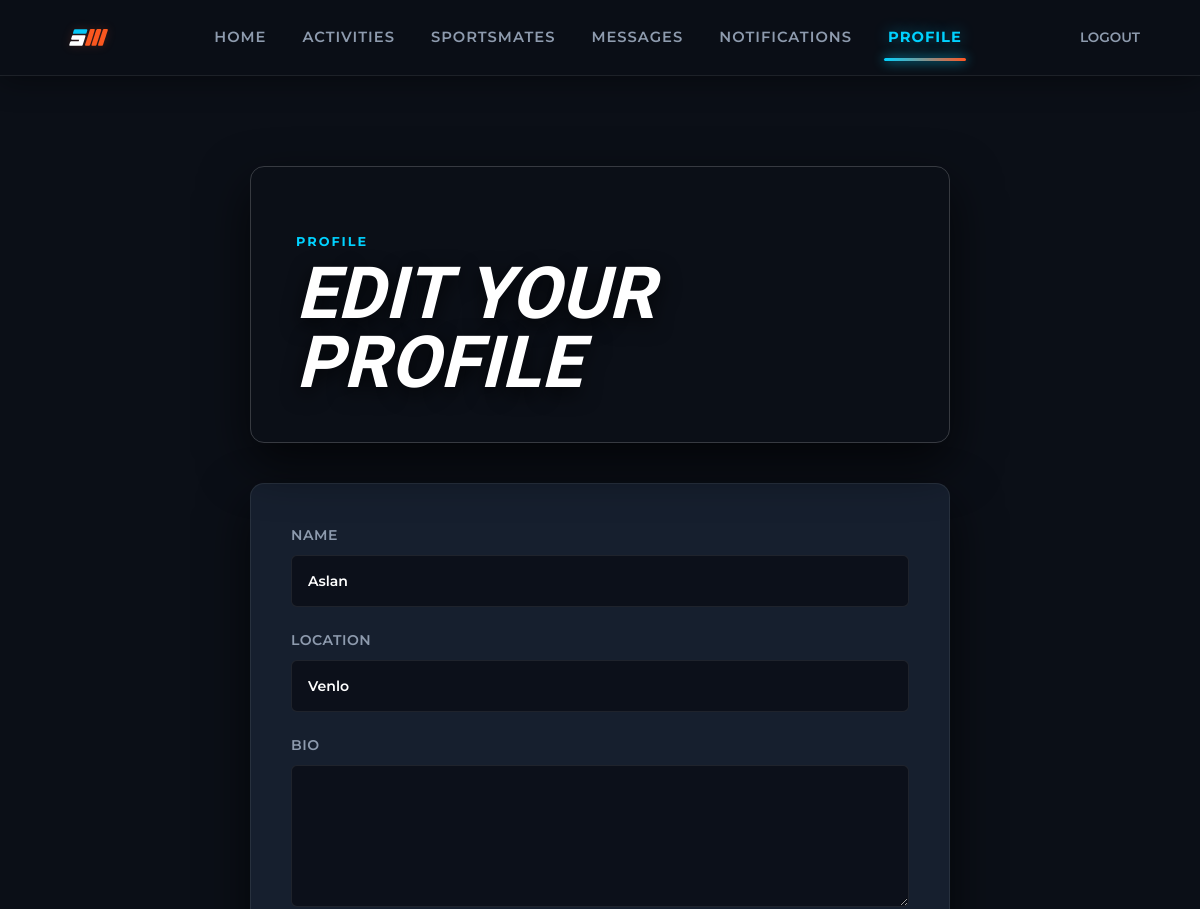
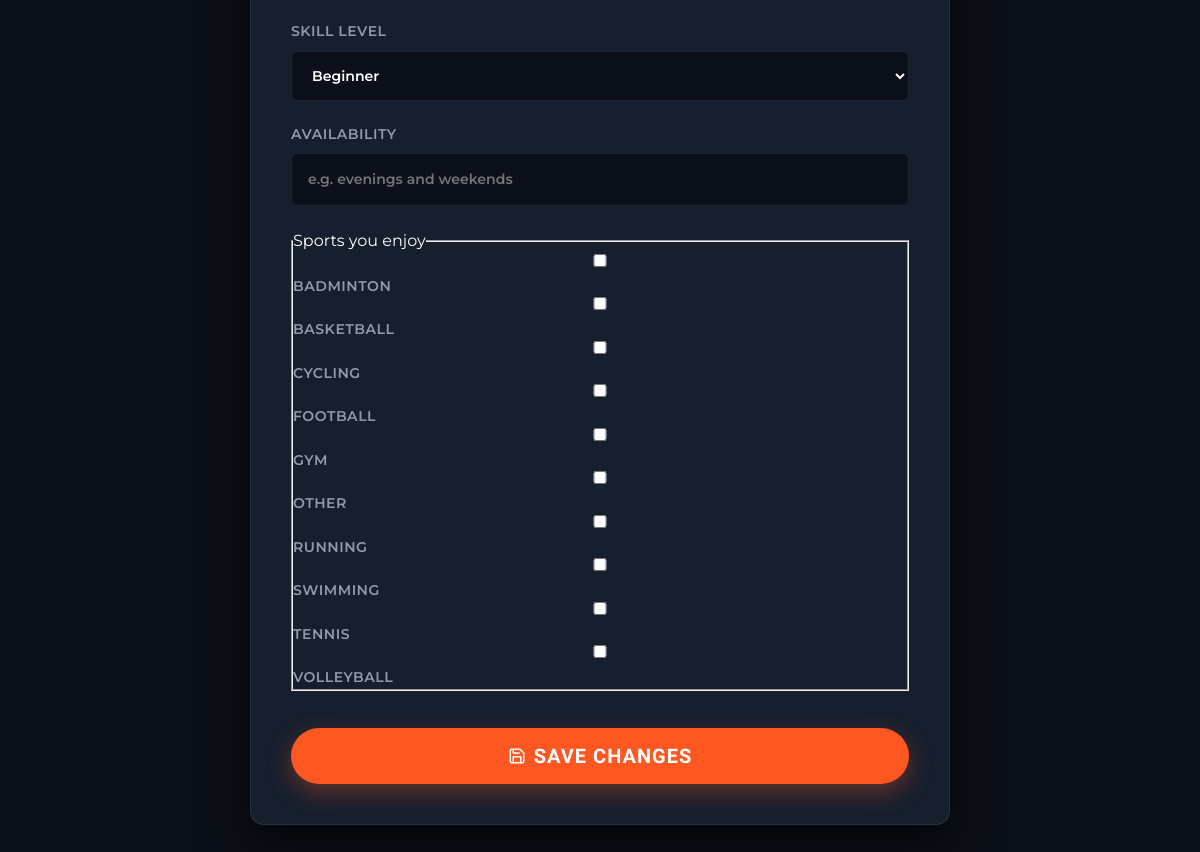
/profile/edit (signed in), run on the app's committed database (2 pictures, top to bottom).
### tables this page shows
CREATE TABLE users (
        id INTEGER PRIMARY KEY AUTOINCREMENT,
        name TEXT NOT NULL,
        email TEXT NOT NULL UNIQUE,
        password_hash TEXT NOT NULL,
        location TEXT DEFAULT '',
        bio TEXT DEFAULT '',
        skill_level TEXT DEFAULT 'Beginner',
        availability TEXT DEFAULT '',
        profile_image TEXT DEFAULT '',
        created_at TIMESTAMP DEFAULT CURRENT_TIMESTAMP
    );

CREATE TABLE sports (
        id INTEGER PRIMARY KEY AUTOINCREMENT,
        name TEXT NOT NULL UNIQUE
    );

### app.py (the view, shortened to what this page needs)
@app.route("/profile/edit", methods=["GET", "POST"])
def edit_profile():
    if not login_required():
        return redirect(url_for("login"))
    db = get_db()
    user = db.execute(
        "SELECT * FROM users WHERE id = ?",
        (session["user_id"],)
    ).fetchone()
    sports = db.execute(
        "SELECT * FROM sports ORDER BY name"
    ).fetchall()
    selected_sports = db.execute("""
        SELECT sport_id
        FROM user_sports
        WHERE user_id = ?
    """, (session["user_id"],)).fetchall()
    selected_ids = [row["sport_id"] for row in selected_sports]
    db.close()
    return render_template(
        "edit_profile.html",
        user=user,
        sports=sports,
        selected_ids=selected_ids
    )

### app.py (called while the page is built)
def current_user():
    if "user_id" not in session:
        return None
    db = get_db()
    user = db.execute(
        "SELECT * FROM users WHERE id = ?",
        (session["user_id"],)
    ).fetchone()
    db.close()
    return user

def login_required():
    return "user_id" in session

def get_unread_notifications():
    if not login_required():
        return 0
    db = get_db()
    result = db.execute("""
        SELECT COUNT(*) AS count
        FROM notifications
        WHERE user_id = ? AND is_read = 0
    """, (session["user_id"],)).fetchone()
    db.close()
    return result["count"]

@app.context_processor
def inject_globals():
    return {
        "current_user": current_user(),
        "notification_count": get_unread_notifications()
    }

### database.py (called while the page is built)
def get_db():
    conn = sqlite3.connect(DB_PATH)
    conn.row_factory = sqlite3.Row
    conn.execute("PRAGMA foreign_keys = ON")
    return conn

### templates/edit_profile.html (shortened to what this page needs)
{% extends "base.html" %}
{% block content %}
<div class="form-page">
    <div class="page-header">
        <div>
            <span class="eyebrow">PROFILE</span>
            <h1>Edit your profile</h1>
        </div>
    </div>
    <form method="POST" class="form form-card">
        <label>Name
            <input type="text" name="name" value="{{ user.name }}" required>
        </label>
        <label>Location
            <input type="text" name="location" value="{{ user.location }}">
        </label>
        <label>Bio
            <textarea name="bio" rows="5">{{ user.bio }}</textarea>
        </label>
        <label>Skill level
            <select name="skill_level">
                <option {% if user.skill_level == "Beginner" %}selected{% endif %}>Beginner</option>
            </select>
        </label>
        <label>Availability
            <input type="text" name="availability" value="{{ user.availability }}" placeholder="e.g. evenings and weekends">
        </label>
        <fieldset>
            <legend>Sports you enjoy</legend>
            <div class="checkbox-grid">
                {% for sport in sports %}
                <label class="checkbox-label">
                    <input type="checkbox" name="sports" value="{{ sport.id }}" {% if sport.id in selected_ids %}checked{% endif %}>
                    {{ sport.name }}
                </label>
                {% endfor %}
            </div>
        </fieldset>
        <button type="submit" class="btn" style="margin-top: 15px;">
            Save Changes
        </button>
    </form>
</div>
{% endblock %}

### static/css/style.css (style rules this page uses)
* { box-sizing: border-box; margin: 0; padding: 0; }
:root { --bg-canvas: #0B0F17; --bg-surface: #161F2E; --bg-surface-elevated: #1e2a3f; --cta-primary: #FF5722; --cta-hover: #E64A19; --accent-cyan: #00D2FF; --accent-cyan-faded: rgba(0, 210, 255, 0.15); --skill-amber: #FFC107; --skill-amber-faded: rgba(255, 193, 7, 0.15); --status-emerald: #10B981; --status-emerald-faded: rgba(16, 185, 129, 0.16); --text-primary: #FFFFFF; --text-muted: #8E9BAE; --border-subtle: rgba(255, 255, 255, 0.08); --border-highlight: rgba(255, 255, 255, 0.18); --font-body: 'Montserrat', sans-serif; --font-heading: 'Teko', sans-serif; --radius: 14px; --radius-sharp: 6px; --shadow-elevated: 0 20px 50px rgba(0, 0, 0, 0.65); --shadow-card: 0 12px 32px rgba(0, 0, 0, 0.45); --shadow-glow-cyan: 0 0 25px rgba(0, 210, 255, 0.25); --shadow-glow-orange: 0 8px 25px rgba(255, 87, 34, 0.35); }
html { scroll-behavior: smooth; }
body { font-family: var(--font-body); background: var(--bg-canvas); color: var(--text-primary); line-height: 1.6; padding-bottom: 0; -webkit-font-smoothing: antialiased; }
button, input, textarea, select { font: inherit; }
button { cursor: pointer; }
h1, h2, h3, h4, h5, h6, .logo, .error-number { font-family: var(--font-heading); text-transform: uppercase; line-height: 1.1; color: var(--text-primary); letter-spacing: 0.5px; }
.eyebrow { display: block; color: var(--accent-cyan); font-size: 0.8rem; font-weight: 700; letter-spacing: 2px; margin-bottom: 8px; text-transform: uppercase; font-family: var(--font-body); }
.btn { border: none; background: var(--cta-primary); color: #fff; padding: 12px 28px; font-family: var(--font-heading); font-size: 1.25rem; font-weight: 600; text-transform: uppercase; letter-spacing: 1px; display: inline-flex; align-items: center; justify-content: center; transition: all 0.25s ease; border-radius: 999px !important; box-shadow: var(--shadow-glow-orange); }
.form { display: flex; flex-direction: column; gap: 22px; }
.form label { display: flex; flex-direction: column; gap: 8px; font-size: 0.88rem; font-weight: 600; color: var(--text-muted); text-transform: uppercase; letter-spacing: 0.5px; }
input, textarea, select { width: 100%; background: rgba(11, 15, 23, 0.85); border: 1px solid var(--border-subtle); border-radius: var(--radius-sharp); padding: 14px 16px; color: var(--text-primary); transition: all 0.3s ease; font-family: var(--font-body); }
.form-card { background: var(--bg-surface); border: 1px solid var(--border-subtle); border-radius: var(--radius); padding: 40px; box-shadow: var(--shadow-elevated); }
.form-page { padding: 60px 0; max-width: 700px; margin: auto; }
.page-header { padding: 65px 45px 45px; margin: 30px 0 40px; display: flex; align-items: flex-end; justify-content: space-between; gap: 30px; border: 1px solid var(--border-highlight); border-radius: var(--radius); background-size: cover; background-position: center; box-shadow: var(--shadow-elevated); position: relative; overflow: hidden; }
.page-header h1 { font-size: clamp(3rem, 6vw, 4.5rem); line-height: 0.95; color: var(--text-primary); font-style: italic; text-shadow: 0 6px 20px rgba(0, 0, 0, 0.75); }
.app-icon { width: 18px; height: 18px; stroke: currentColor; vertical-align: middle; display: inline-block; transition: stroke 0.2s ease, transform 0.2s ease; }

### data on the page
users: name "Aslan", location "Venlo", skill_level "Beginner"
sports: name "BADMINTON"
sports: name "BASKETBALL"
sports: name "CYCLING"
sports: name "FOOTBALL"
sports: name "GYM"
sports: name "OTHER"
sports: name "RUNNING"
sports: name "SWIMMING"
sports: name "TENNIS"
sports: name "VOLLEYBALL"
